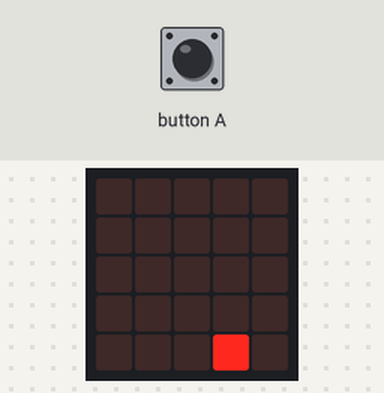
Bench run of a program on a simulated BBC micro:bit (MakeCode). On the bench: the board's 5×5 LED display.

Above: at 0.11 s.
At 0.99 s:
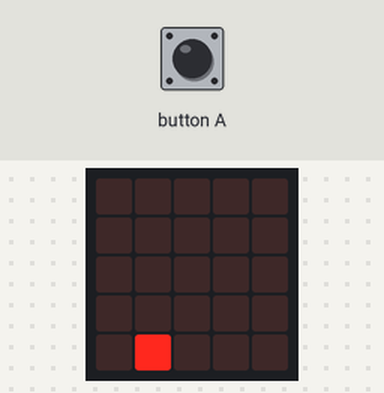
At 1.65 s:
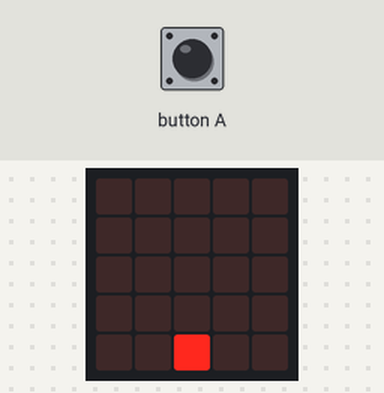
At 2.09 s:
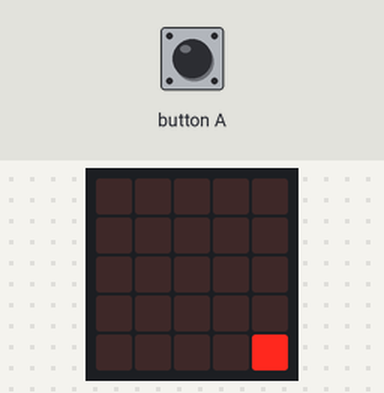

The program:

main.ts
```typescript
input.onButtonPressed(Button.A, function () {
    if (sprite.get(LedSpriteProperty.X) == 2) {
        game.setScore(1)
    } else {
        game.gameOver()
    }
})
let sprite: game.LedSprite = null
sprite = game.createSprite(2, 4)
basic.forever(function () {
    sprite.move(1)
    sprite.ifOnEdgeBounce()
    basic.pause(200)
})
```

test.ts
```typescript
// aquí va el archivo "tests"; esto no se compilará cuando este paquete se utilice como una extensión.
```

Measured:
- by itself, everything shown: repeats every 1.8 s, in 8 steps
